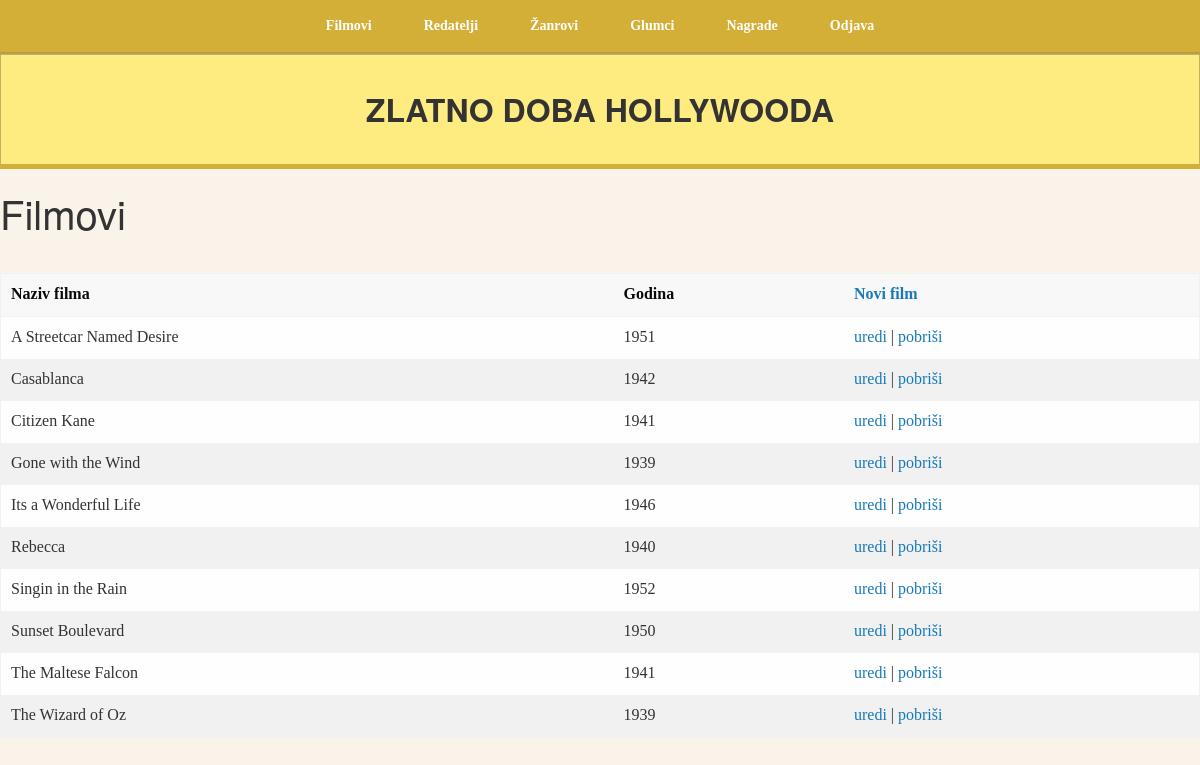
/filmovi_admin.php (signed in), run on the app's committed database.
### tables this page shows
CREATE TABLE `filmovi`  (
  `id` int(11) NOT NULL AUTO_INCREMENT,
  `naziv_filma` varchar(255) NULL DEFAULT NULL,
  `godina` varchar(5) NULL DEFAULT NULL,
  PRIMARY KEY (`id`) USING BTREE
);

### filmovi_admin.php (the view, shortened to what this page needs)
<?php
include("pdo.php");
$upit = $db->query("SELECT naziv_filma, godina, id FROM filmovi ORDER BY naziv_filma ASC");
$rezultati = $upit->fetchAll();
?>
<div class="row medium-10 large-8 colums">
<h2>Filmovi</h2> <br>
</div>
<?php
echo "
<table class='striped'>
<thead>
<tr>
<th>Naziv filma</th><th>Godina</th><th><a href='filmovi_forma.php?akcija=unos'>Novi film</a></th>
</tr>
</thead>
<tbody>";
foreach ($rezultati as $film) {
    echo "<tr>
            <td>" . $film["naziv_filma"] . "</td>
            <td>" . $film["godina"] . "</td>
            <td nowrap>
                <a href='filmovi_forma.php?akcija=izmjena&id=" . $film["id"] . "'>uredi</a> |
                <a href='filmovi_sql.php?akcija=brisanje&id=" . $film["id"] . "'>pobriši</a>
            </td>
          </tr>";
}
echo "</tbody></table>";
?>

### data on the page
filmovi: naziv_filma "A Streetcar Named Desire", godina "1951"
filmovi: naziv_filma "Casablanca", godina "1942"
filmovi: naziv_filma "Citizen Kane", godina "1941"
filmovi: naziv_filma "Gone with the Wind", godina "1939"
filmovi: naziv_filma "Its a Wonderful Life", godina "1946"
filmovi: naziv_filma "Rebecca", godina "1940"
filmovi: naziv_filma "Singin in the Rain", godina "1952"
filmovi: naziv_filma "Sunset Boulevard", godina "1950"
filmovi: naziv_filma "The Maltese Falcon", godina "1941"
filmovi: naziv_filma "The Wizard of Oz", godina "1939"
